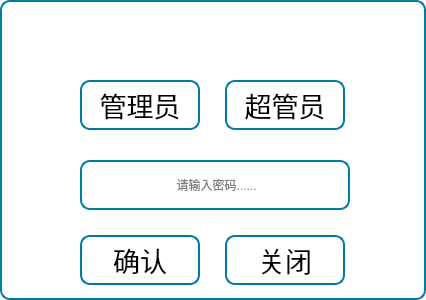
<?xml version="1.0" encoding="UTF-8"?>
<ui version="4.0">
 <class>UserLgoin</class>
 <widget class="QDialog" name="UserLgoin">
  <property name="geometry">
   <rect>
    <x>0</x>
    <y>0</y>
    <width>426</width>
    <height>300</height>
   </rect>
  </property>
  <property name="windowTitle">
   <string>Dialog</string>
  </property>
  <property name="styleSheet">
   <string notr="true">QGroupBox{
font: 18pt &quot;楷体&quot;;
border: 0px solid rgb(14, 237, 237);
border-radius:8px;
margin-top:10px;
}
QGroupBox:title{
color:white;
subcontrol-origin: margin;
subcontrol-position: top center;
left: 5px;
}
QToolButton{
font: 20pt &quot;楷体&quot;;
border:2px solid rgb(0, 122, 165);
border-radius:10px;
background-color: rgb(255, 255, 255);
}
QLineEdit{
font: 20pt &quot;楷体&quot;;
background-color: rgb(255, 255, 255);
border: 2px solid rgb(0, 125, 165);
border-radius:10px;
}
QLabel{
font: 20pt &quot;楷体&quot;;
color:rgb(15, 41, 68);
}
QDialog{
background-color: rgb(255, 255, 255);
border:2px solid rgb(0, 125, 165);
border-radius:10px;
}
</string>
  </property>
  <widget class="QToolButton" name="tBtnAdmin">
   <property name="geometry">
    <rect>
     <x>80</x>
     <y>80</y>
     <width>120</width>
     <height>50</height>
    </rect>
   </property>
   <property name="sizePolicy">
    <sizepolicy hsizetype="Fixed" vsizetype="Fixed">
     <horstretch>0</horstretch>
     <verstretch>0</verstretch>
    </sizepolicy>
   </property>
   <property name="minimumSize">
    <size>
     <width>0</width>
     <height>0</height>
    </size>
   </property>
   <property name="font">
    <font>
     <family>楷体</family>
     <pointsize>20</pointsize>
     <weight>50</weight>
     <italic>false</italic>
     <bold>false</bold>
    </font>
   </property>
   <property name="focusPolicy">
    <enum>Qt::NoFocus</enum>
   </property>
   <property name="text">
    <string>管理员</string>
   </property>
   <property name="autoRepeat">
    <bool>true</bool>
   </property>
  </widget>
  <widget class="QToolButton" name="tBtnOk">
   <property name="geometry">
    <rect>
     <x>80</x>
     <y>235</y>
     <width>120</width>
     <height>50</height>
    </rect>
   </property>
   <property name="font">
    <font>
     <family>楷体</family>
     <pointsize>20</pointsize>
     <weight>50</weight>
     <italic>false</italic>
     <bold>false</bold>
    </font>
   </property>
   <property name="focusPolicy">
    <enum>Qt::NoFocus</enum>
   </property>
   <property name="text">
    <string>确认</string>
   </property>
   <property name="icon">
    <iconset resource="../image.qrc">
     <normaloff>:/Image/ok.png</normaloff>:/Image/ok.png</iconset>
   </property>
   <property name="iconSize">
    <size>
     <width>35</width>
     <height>35</height>
    </size>
   </property>
   <property name="toolButtonStyle">
    <enum>Qt::ToolButtonTextBesideIcon</enum>
   </property>
  </widget>
  <widget class="QToolButton" name="tBtnSuper">
   <property name="geometry">
    <rect>
     <x>225</x>
     <y>80</y>
     <width>120</width>
     <height>50</height>
    </rect>
   </property>
   <property name="sizePolicy">
    <sizepolicy hsizetype="Fixed" vsizetype="Fixed">
     <horstretch>0</horstretch>
     <verstretch>0</verstretch>
    </sizepolicy>
   </property>
   <property name="minimumSize">
    <size>
     <width>0</width>
     <height>0</height>
    </size>
   </property>
   <property name="font">
    <font>
     <family>楷体</family>
     <pointsize>20</pointsize>
     <weight>50</weight>
     <italic>false</italic>
     <bold>false</bold>
    </font>
   </property>
   <property name="focusPolicy">
    <enum>Qt::NoFocus</enum>
   </property>
   <property name="text">
    <string>超管员</string>
   </property>
   <property name="autoRepeat">
    <bool>true</bool>
   </property>
  </widget>
  <widget class="QToolButton" name="tBtnBack">
   <property name="enabled">
    <bool>true</bool>
   </property>
   <property name="geometry">
    <rect>
     <x>225</x>
     <y>235</y>
     <width>120</width>
     <height>50</height>
    </rect>
   </property>
   <property name="font">
    <font>
     <family>楷体</family>
     <pointsize>20</pointsize>
     <weight>50</weight>
     <italic>false</italic>
     <bold>false</bold>
    </font>
   </property>
   <property name="focusPolicy">
    <enum>Qt::NoFocus</enum>
   </property>
   <property name="text">
    <string>关闭</string>
   </property>
   <property name="icon">
    <iconset resource="../image.qrc">
     <normaloff>:/Image/close.png</normaloff>:/Image/close.png</iconset>
   </property>
   <property name="iconSize">
    <size>
     <width>35</width>
     <height>35</height>
    </size>
   </property>
   <property name="toolButtonStyle">
    <enum>Qt::ToolButtonTextBesideIcon</enum>
   </property>
  </widget>
  <widget class="QLabel" name="lbUser">
   <property name="geometry">
    <rect>
     <x>25</x>
     <y>80</y>
     <width>50</width>
     <height>50</height>
    </rect>
   </property>
   <property name="styleSheet">
    <string notr="true">
border-image: url(:/pic/login.png);</string>
   </property>
   <property name="text">
    <string/>
   </property>
  </widget>
  <widget class="QLabel" name="label_3">
   <property name="geometry">
    <rect>
     <x>30</x>
     <y>160</y>
     <width>50</width>
     <height>50</height>
    </rect>
   </property>
   <property name="styleSheet">
    <string notr="true">border-image: url(:/pic/pwd.png);</string>
   </property>
   <property name="text">
    <string/>
   </property>
  </widget>
  <widget class="QLineEdit" name="lineEditPwd">
   <property name="geometry">
    <rect>
     <x>80</x>
     <y>160</y>
     <width>270</width>
     <height>50</height>
    </rect>
   </property>
   <property name="focusPolicy">
    <enum>Qt::StrongFocus</enum>
   </property>
   <property name="text">
    <string/>
   </property>
   <property name="maxLength">
    <number>6</number>
   </property>
   <property name="echoMode">
    <enum>QLineEdit::Password</enum>
   </property>
   <property name="alignment">
    <set>Qt::AlignCenter</set>
   </property>
   <property name="placeholderText">
    <string> 请输入密码......</string>
   </property>
  </widget>
  <widget class="QLabel" name="label">
   <property name="geometry">
    <rect>
     <x>20</x>
     <y>15</y>
     <width>384</width>
     <height>46</height>
    </rect>
   </property>
   <property name="text">
    <string/>
   </property>
  </widget>
 </widget>
 <resources>
  <include location="../image.qrc"/>
 </resources>
 <connections/>
</ui>
